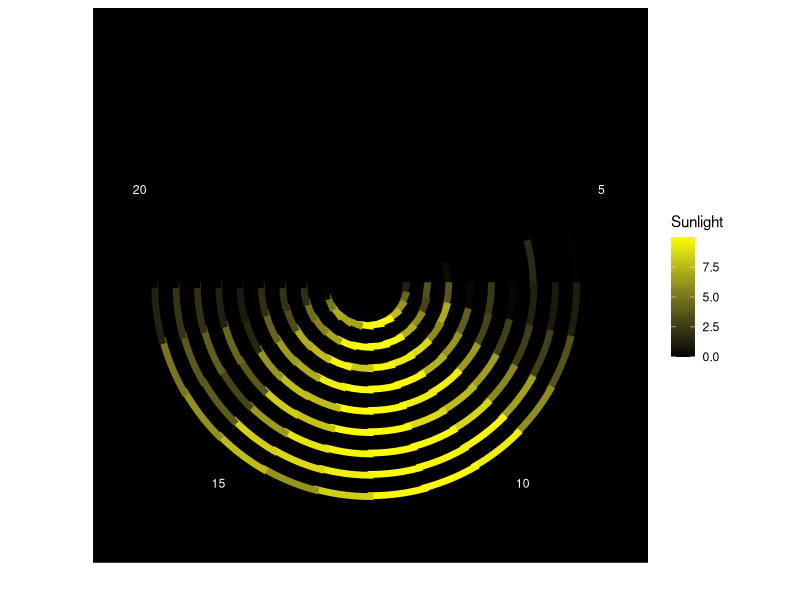

Write the R code that produced this figure.
#Does anyone know how to do this in R? That is, represent this cyclical data from the left plot to the right plot? 
#http://cs.lnu.se/isovis/courses/spring07/dac751/papers/TimeSpiralsInfoVis2001.pdf

#source: From <http://www.howtobuildsoftware.com/index.php/how-do/bEZR/python-r-visualization-data-visualization-visualizing-time-series-in-spirals-using-r-or-python> 

Day = c(rep(1,5),rep(2,5),rep(3,5))
Hour = rep(1:5,3)
Sunlight = c(0,1,2,3,0,1,2,3,2,1,0,0,4,2,1)
data = cbind(Day,Hour,Sunlight)

# sample data - hourly for 10 days; daylight from roughly 6:00am to 6:00pm
set.seed(1)     # for reproducibility
Day  <- c(rep(1:10,each=24))
Hour <- rep(1:24)
data <- data.frame(Day,Hour)
data$Sunlight <- with(data,-10*cos(2*pi*(Hour-1+abs(rnorm(240)))/24))
data$Sunlight[data$Sunlight<0] <- 0
library(ggplot2)
ggplot(data,aes(x=Hour,y=10+24*Day+Hour-1))+
  geom_tile(aes(color=Sunlight),size=2)+
  scale_color_gradient(low="black",high="yellow")+
  ylim(0,250)+ labs(y="",x="")+
  coord_polar(theta="x")+
  theme(panel.background=element_rect(fill="black"),panel.grid=element_blank(),
        axis.text.y=element_blank(), axis.text.x=element_text(color="white"),
        axis.ticks.y=element_blank())

